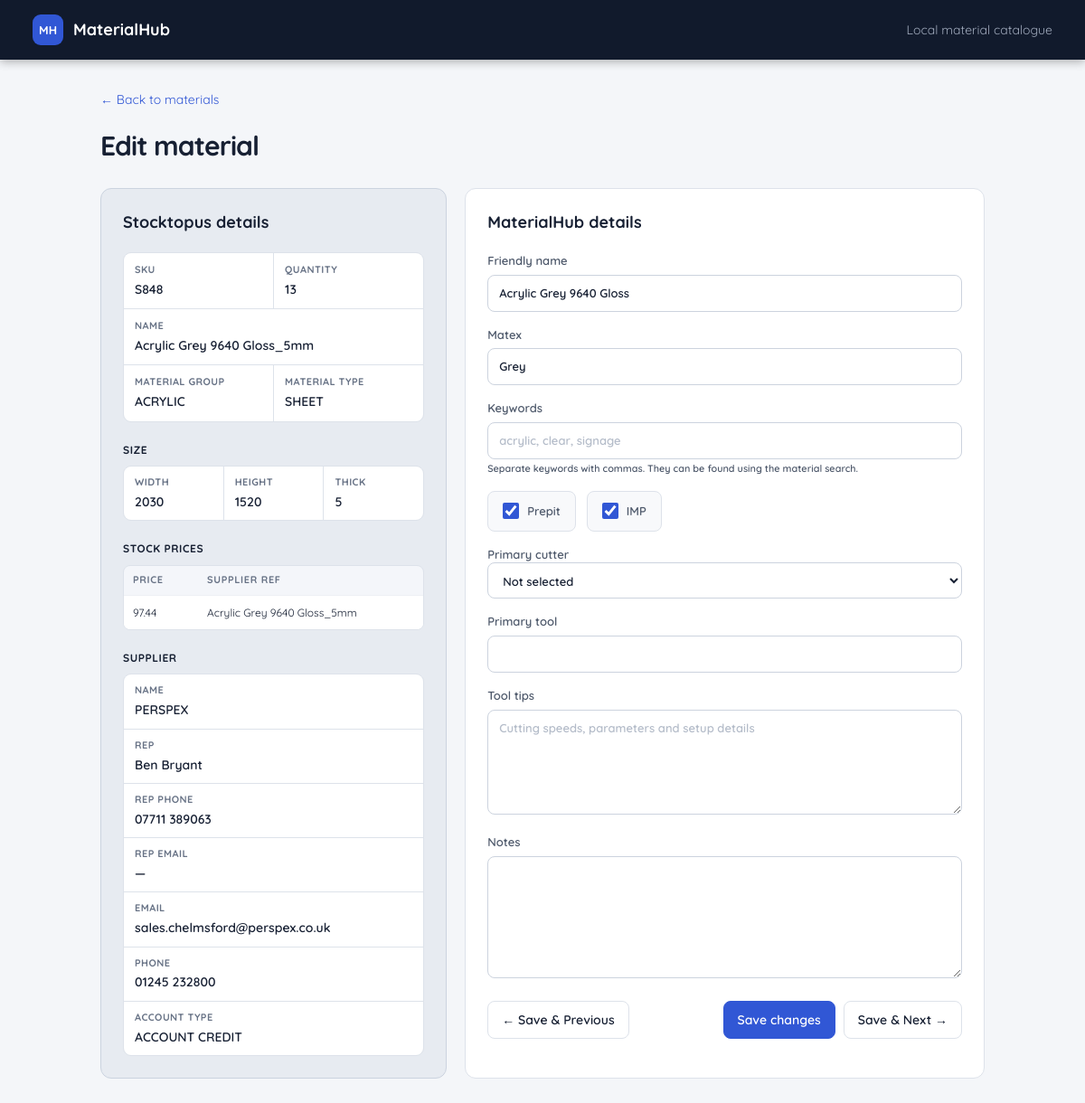
The app's page /materials/78/edit with its own data.
### app/models.py (models this page shows)
class Material(Base):
    __tablename__ = "materials"
    id: Mapped[int] = mapped_column(primary_key=True)
    stocktopus_id: Mapped[str] = mapped_column(Text, unique=True, index=True)
    name: Mapped[str] = mapped_column(Text, default="")
    sku: Mapped[str | None] = mapped_column(Text)
    material_group: Mapped[str | None] = mapped_column(Text)
    material_type: Mapped[str | None] = mapped_column(Text)
    size_type: Mapped[str] = mapped_column(Text, index=True)
    width_mm: Mapped[float | None] = mapped_column(Float)
    height_mm: Mapped[float | None] = mapped_column(Float)
    length_mm: Mapped[float | None] = mapped_column(Float)
    thickness_mm: Mapped[float | None] = mapped_column(Float)
    size_unit: Mapped[str | None] = mapped_column(Text)
    size_string: Mapped[str | None] = mapped_column(Text)
    quantity: Mapped[float | None] = mapped_column(Float)
    price_range: Mapped[str | None] = mapped_column(Text)
    supplier_name: Mapped[str | None] = mapped_column(Text)
    active: Mapped[bool] = mapped_column(Boolean, default=True, index=True)
    raw_stocktopus_json: Mapped[str] = mapped_column(Text)
    first_seen_at: Mapped[datetime] = mapped_column(DateTime(timezone=True), default=utc_now)
    last_seen_at: Mapped[datetime] = mapped_column(DateTime(timezone=True), default=utc_now)
    updated_from_stocktopus_at: Mapped[datetime] = mapped_column(DateTime(timezone=True), default=utc_now)
    friendly_name: Mapped[str | None] = mapped_column(Text)
    matex: Mapped[str | None] = mapped_column(Text)
    prepit: Mapped[str | None] = mapped_column(Text)
    imp: Mapped[str | None] = mapped_column(Text)
    notes: Mapped[str | None] = mapped_column(Text)
    keywords: Mapped[str | None] = mapped_column(Text)
    primary_cutter: Mapped[str | None] = mapped_column(Text)
    primary_tool: Mapped[str | None] = mapped_column(Text)
    tool_tips: Mapped[str | None] = mapped_column(Text)
    sort_order: Mapped[int] = mapped_column(Integer, default=0)

### app/routes/materials.py (the view)
@router.get("/materials/{material_id}/edit")
def edit_page(material_id: int, request: Request, db: Session = Depends(get_db)):
    material = db.get(Material, material_id)
    if material is None:
        raise HTTPException(status_code=404, detail="Material not found")
    previous_id, next_id = _adjacent_material_ids(db, material_id)
    return templates.TemplateResponse(request, "edit_material.html", {
        "material": material,
        "stocktopus_fields": _stocktopus_fields(material),
        "previous_id": previous_id,
        "next_id": next_id,
    })

### app/templates/edit_material.html (shortened to what this page needs)
{% extends "base.html" %}
{% block content %}
<a class="back" href="/materials">← Back to materials</a>
<section class="heading">
  <div><h1>Edit material</h1></div>
</section>
<div class="edit-grid">
  <section class="card stocktopus-panel">
    <h2>Stocktopus details</h2>
    <div class="stocktopus-fields">
      <div class="stocktopus-overview">
      {% for field in stocktopus_fields %}
        {% if field.kind == 'value' %}
          <dl class="stocktopus-field stocktopus-field--{{ field.source_name|replace('_', '-') }}"><dt title="{{ field.source_name }}">{{ field.name }}</dt><dd>{{ field.value }}</dd></dl>
        {% endif %}
      {% endfor %}
      </div>
      {% for field in stocktopus_fields %}
        {% if field.kind == 'group' %}
          <section class="stocktopus-group stocktopus-group--{{ field.source_name|replace('_', '-') }}">
            <h3 title="{{ field.source_name }}">{{ field.name }}</h3>
            <div class="stocktopus-detail-grid">
              {% for child in field.children %}<dl class="stocktopus-field nested"><dt title="{{ child.source_name }}">{{ child.name }}</dt><dd>{{ child.value }}</dd></dl>{% endfor %}
            </div>
          </section>
        {% elif field.kind == 'collection' %}
          <section class="stocktopus-group">
            <h3 title="{{ field.source_name }}">{{ field.name }}</h3>
            {% if field['items'] %}
              <div class="stocktopus-table-wrap"><table class="stocktopus-table">
                <thead><tr>{% for child in field['items'][0] %}<th>{{ child.name }}</th>{% endfor %}</tr></thead>
                <tbody>{% for item in field['items'] %}<tr>{% for child in item %}<td>{{ child.value }}</td>{% endfor %}</tr>{% endfor %}</tbody>
              </table></div>
            {% else %}<div class="stocktopus-empty">No entries</div>{% endif %}
          </section>
        {% endif %}
      {% endfor %}
    </div>
  </section>
  <form id="edit-material" class="card form" method="post">
    <h2>MaterialHub details</h2>
    <label>Friendly name<input name="friendly_name" value="{{ material.friendly_name or '' }}"></label>
    <label>Matex<input name="matex" value="{{ material.matex or '' }}"></label>
    <label>Keywords
      <input name="keywords" value="{{ material.keywords or '' }}" placeholder="acrylic, clear, signage">
      <small>Separate keywords with commas. They can be found using the material search.</small>
    </label>
    <div class="check-row">
      <label class="check-field"><input type="checkbox" name="prepit" value="1" {% if material.prepit %}checked{% endif %}><span>Prepit</span></label>
      <label class="check-field"><input type="checkbox" name="imp" value="1" {% if material.imp %}checked{% endif %}><span>IMP</span></label>
    </div>
    <label>Primary cutter
      <select name="primary_cutter" id="primary-cutter">
        <option value="">Not selected</option>
      </select>
    </label>
    <label id="primary-tool-field" {% if material.primary_cutter not in ['CNC', 'JWEI'] %}hidden{% endif %}>Primary tool
      <input name="primary_tool" value="{{ material.primary_tool or '' }}">
    </label>
    <label>Tool tips<textarea name="tool_tips" rows="5" placeholder="Cutting speeds, parameters and setup details">{{ material.tool_tips or '' }}</textarea></label>
    <label>Notes<textarea name="notes" rows="6">{{ material.notes or '' }}</textarea></label>
    <div class="edit-navigation">
      <button name="navigation" value="previous" {% if previous_id is none %}disabled{% endif %}>← Save &amp; Previous</button>
      <div class="actions">
        <button class="primary" name="navigation" value="save">Save changes</button>
        <button name="navigation" value="next" {% if next_id is none %}disabled{% endif %}>Save &amp; Next →</button>
      </div>
    </div>
  </form>
</div>
{% endblock %}

### app/static/styles.css (style rules this page uses)
:root { --ink:#172033;--muted:#687386;--line:#dde2ea;--surface:#fff;--bg:#f4f6f9;--brand:#3157d5;--brand-dark:#2446b5 }
* { box-sizing:border-box }
body { margin:0;background:var(--bg);color:var(--ink);font:14px/1.45 Inter,ui-sans-serif,system-ui,-apple-system,"Segoe UI",sans-serif }
.heading { display:flex;align-items:flex-end;justify-content:space-between;margin-bottom:24px }
.heading h1 { font-size:30px;letter-spacing:-.03em;margin:0 }
.actions { display:flex;gap:9px;align-items:center }
button,.button { border:1px solid var(--line);border-radius:8px;background:#fff;color:var(--ink);padding:10px 15px;text-decoration:none;font:inherit;font-weight:600;cursor:pointer }
.primary { background:var(--brand);border-color:var(--brand);color:#fff }
input,select,textarea { width:100%;border:1px solid #ccd3de;border-radius:8px;padding:10px 12px;color:var(--ink);background:#fff;font:inherit }
table { width:100%;border-collapse:collapse;white-space:nowrap }
th { background:#f8f9fb;text-align:left;text-transform:uppercase;letter-spacing:.06em;font-size:11px;color:var(--muted);padding:12px }
td { padding:13px 12px;border-top:1px solid #edf0f4 }
.back { display:inline-block;margin-bottom:20px;color:var(--brand);text-decoration:none }
.edit-grid { display:grid;grid-template-columns:minmax(280px,.7fr) minmax(400px,1.3fr);gap:20px }
.card { background:#fff;border:1px solid var(--line);border-radius:12px;padding:24px }
.card h2 { margin:0 0 20px;font-size:18px }
dl { display:grid;grid-template-columns:130px 1fr;margin:0 }
dt,dd { border-bottom:1px solid #edf0f4;padding:10px 0 }
dt { color:var(--muted) }
dd { margin:0;font-weight:550 }
.form label { display:block;color:#4e596b;font-size:13px;font-weight:600;margin-bottom:16px }
.form input,.form textarea { margin-top:6px }

### app/static/inline-edit.css (style rules this page uses)
.edit-grid { grid-template-columns: minmax(360px, .9fr) minmax(500px, 1.35fr); }
.stocktopus-panel { border-color: #cbd3df; background: #e7ebf1; }
body, button, input, select, textarea { font-family: "Quicksand", ui-sans-serif, system-ui, sans-serif; }
input::placeholder, textarea::placeholder { color: #b4bcc9; opacity: 1; }
.form textarea { resize: vertical; }
.edit-navigation { display: flex; align-items: center; justify-content: space-between; gap: 12px; padding-top: 4px; }
.check-cell input, .check-field input { width: 18px; height: 18px; margin: 0; accent-color: var(--brand); cursor: pointer; }
.check-row { display: flex; gap: 12px; margin-bottom: 16px; }
.form .check-field { display: flex; align-items: center; gap: 9px; margin: 0; padding: 12px 16px; border: 1px solid var(--line); border-radius: 8px; background: #f8f9fb; }
.form .check-field input { margin: 0; }
.stocktopus-fields { display: block; }
.stocktopus-overview, .stocktopus-detail-grid { display: grid; grid-template-columns: repeat(2, minmax(0, 1fr)); gap: 1px; overflow: hidden; border: 1px solid var(--line); border-radius: 9px; background: var(--line); }
.stocktopus-field--name { grid-column: 1 / -1; }
.stocktopus-group--size .stocktopus-detail-grid { grid-template-columns: repeat(3, minmax(0, 1fr)); }
.stocktopus-group--supplier .stocktopus-detail-grid { grid-template-columns: minmax(0, 1fr); }
.stocktopus-field { display: grid; grid-template-columns: minmax(0, 1fr); margin: 0; min-width: 0; border: 0; background: #fff; padding: 11px 12px; }
.stocktopus-field dt { display: block; width: 100%; padding: 0 0 3px; border: 0; color: var(--muted); font-size: 11px; font-weight: 700; letter-spacing: .04em; text-transform: uppercase; }
.stocktopus-field dd { display: block; width: 100%; margin: 0; padding: 0; border: 0; overflow-wrap: anywhere; }
.stocktopus-group { margin-top: 22px; }
.stocktopus-group h3 { margin: 0 0 9px; padding: 0; border: 0; color: var(--ink); font-size: 12px; letter-spacing: .045em; text-transform: uppercase; }
.stocktopus-field.nested { padding: 10px 12px; }
.stocktopus-table-wrap { overflow: hidden; border: 1px solid var(--line); border-radius: 8px; }
.stocktopus-table { table-layout: fixed; white-space: normal; }
.stocktopus-table th:first-child, .stocktopus-table td:first-child { width: 82px; }
.stocktopus-table th { background: #f4f6fa; padding: 8px 10px; }
.stocktopus-table td { padding: 10px; vertical-align: top; font-size: 12px; overflow-wrap: anywhere; }
.stocktopus-table tbody tr, .stocktopus-table tbody td { background: #fff; }

### records on screen
Material: friendly_name "Acrylic Grey 9640 Gloss", matex "Grey", prepit "☑", imp "☑"

### other values on screen
{{ field.name }} "SKU" "QUANTITY" "NAME" "MATERIAL GROUP" "MATERIAL TYPE"
{{ field.value }} "S848" "13" "Acrylic Grey 9640 Gloss_5mm" "ACRYLIC" "SHEET"
{{ field.name }} "SIZE" "SUPPLIER"
{{ child.name }} "WIDTH" "HEIGHT" "THICK" "NAME" "REP" "REP PHONE" "REP EMAIL" "EMAIL" "PHONE" "ACCOUNT TYPE"
{{ child.value }} "2030" "1520" "5" "PERSPEX" "Ben Bryant" "07711 389063" "—" "sales.chelmsford@perspex.co.uk" "01245 232800" "ACCOUNT CREDIT"
{{ field.name }} "STOCK PRICES"
{{ child.name }} "PRICE" "SUPPLIER REF"
{{ child.value }} "97.44" "Acrylic Grey 9640 Gloss_5mm"
